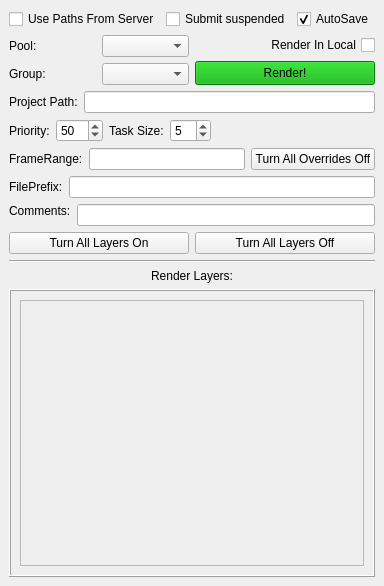
<?xml version="1.0" encoding="UTF-8"?>
<ui version="4.0">
 <class>MainWindow</class>
 <widget class="QMainWindow" name="MainWindow">
  <property name="geometry">
   <rect>
    <x>0</x>
    <y>0</y>
    <width>345</width>
    <height>586</height>
   </rect>
  </property>
  <property name="windowTitle">
   <string>Render Manager</string>
  </property>
  <widget class="QWidget" name="centralwidget">
   <layout class="QVBoxLayout" name="verticalLayout_5">
    <item>
     <layout class="QHBoxLayout" name="horizontalLayout_10">
      <item>
       <widget class="QCheckBox" name="useServerPaths_chb">
        <property name="toolTip">
         <string>&lt;html&gt;&lt;head/&gt;&lt;body&gt;&lt;p&gt;This will change all the paths in the file to point to server, but it will leave scene untouch :)&lt;/p&gt;&lt;/body&gt;&lt;/html&gt;</string>
        </property>
        <property name="text">
         <string>Use Paths From Server</string>
        </property>
       </widget>
      </item>
      <item>
       <widget class="QCheckBox" name="submitSuspended_chb">
        <property name="text">
         <string>Submit suspended</string>
        </property>
       </widget>
      </item>
      <item>
       <widget class="QCheckBox" name="autoSave_chb">
        <property name="text">
         <string>AutoSave</string>
        </property>
        <property name="checked">
         <bool>true</bool>
        </property>
       </widget>
      </item>
     </layout>
    </item>
    <item>
     <layout class="QHBoxLayout" name="horizontalLayout_5">
      <item>
       <layout class="QVBoxLayout" name="verticalLayout">
        <item>
         <layout class="QHBoxLayout" name="horizontalLayout">
          <item>
           <widget class="QLabel" name="label">
            <property name="text">
             <string>Pool:</string>
            </property>
           </widget>
          </item>
          <item>
           <widget class="QComboBox" name="pools_cmb"/>
          </item>
         </layout>
        </item>
        <item>
         <layout class="QHBoxLayout" name="horizontalLayout_2">
          <item>
           <widget class="QLabel" name="label_2">
            <property name="text">
             <string>Group:</string>
            </property>
           </widget>
          </item>
          <item>
           <widget class="QComboBox" name="groups_cmb"/>
          </item>
         </layout>
        </item>
       </layout>
      </item>
      <item>
       <layout class="QVBoxLayout" name="verticalLayout_2">
        <item>
         <widget class="QCheckBox" name="renderLocal_chb">
          <property name="toolTip">
           <string>&lt;html&gt;&lt;head/&gt;&lt;body&gt;&lt;p&gt;Use only this machine in deadline to render&lt;/p&gt;&lt;/body&gt;&lt;/html&gt;</string>
          </property>
          <property name="layoutDirection">
           <enum>Qt::RightToLeft</enum>
          </property>
          <property name="text">
           <string>Render In Local</string>
          </property>
         </widget>
        </item>
        <item>
         <widget class="QPushButton" name="render_btn">
          <property name="sizePolicy">
           <sizepolicy hsizetype="Minimum" vsizetype="Minimum">
            <horstretch>0</horstretch>
            <verstretch>0</verstretch>
           </sizepolicy>
          </property>
          <property name="styleSheet">
           <string notr="true">background-color: rgb(0, 170, 0);</string>
          </property>
          <property name="text">
           <string>Render!</string>
          </property>
         </widget>
        </item>
       </layout>
      </item>
     </layout>
    </item>
    <item>
     <layout class="QHBoxLayout" name="horizontalLayout_9">
      <item>
       <widget class="QLabel" name="label_9">
        <property name="text">
         <string>Project Path:</string>
        </property>
       </widget>
      </item>
      <item>
       <widget class="QLineEdit" name="projectPath_le">
        <property name="text">
         <string/>
        </property>
       </widget>
      </item>
     </layout>
    </item>
    <item>
     <layout class="QHBoxLayout" name="horizontalLayout_3">
      <item>
       <widget class="QLabel" name="label_3">
        <property name="text">
         <string>Priority:</string>
        </property>
       </widget>
      </item>
      <item>
       <widget class="QSpinBox" name="priority_spb">
        <property name="maximum">
         <number>100</number>
        </property>
        <property name="value">
         <number>50</number>
        </property>
       </widget>
      </item>
      <item>
       <widget class="QLabel" name="label_8">
        <property name="text">
         <string>Task Size:</string>
        </property>
       </widget>
      </item>
      <item>
       <widget class="QSpinBox" name="taskSize_spb">
        <property name="minimum">
         <number>1</number>
        </property>
        <property name="maximum">
         <number>50</number>
        </property>
        <property name="value">
         <number>5</number>
        </property>
       </widget>
      </item>
      <item>
       <spacer name="horizontalSpacer">
        <property name="orientation">
         <enum>Qt::Horizontal</enum>
        </property>
        <property name="sizeHint" stdset="0">
         <size>
          <width>40</width>
          <height>20</height>
         </size>
        </property>
       </spacer>
      </item>
     </layout>
    </item>
    <item>
     <layout class="QHBoxLayout" name="horizontalLayout_6">
      <item>
       <widget class="QLabel" name="label_5">
        <property name="text">
         <string>FrameRange:</string>
        </property>
       </widget>
      </item>
      <item>
       <widget class="QLineEdit" name="frameRange_le">
        <property name="toolTip">
         <string>&lt;html&gt;&lt;head/&gt;&lt;body&gt;&lt;p&gt;write the frame range for the entire scene, ex:120-150,163,200-250&lt;/p&gt;&lt;/body&gt;&lt;/html&gt;</string>
        </property>
       </widget>
      </item>
      <item>
       <widget class="QPushButton" name="allOverridesOff_btn">
        <property name="text">
         <string>Turn All Overrides Off</string>
        </property>
       </widget>
      </item>
     </layout>
    </item>
    <item>
     <layout class="QHBoxLayout" name="horizontalLayout_7">
      <item>
       <widget class="QLabel" name="label_6">
        <property name="text">
         <string>FilePrefix:</string>
        </property>
       </widget>
      </item>
      <item>
       <widget class="QLineEdit" name="filePath_le">
        <property name="toolTip">
         <string>&lt;html&gt;&lt;head/&gt;&lt;body&gt;&lt;p&gt;write the frame range for the entire scene, ex:120-150,163,200-250&lt;/p&gt;&lt;/body&gt;&lt;/html&gt;</string>
        </property>
       </widget>
      </item>
     </layout>
    </item>
    <item>
     <layout class="QHBoxLayout" name="horizontalLayout_4">
      <item>
       <widget class="QLabel" name="label_4">
        <property name="maximumSize">
         <size>
          <width>16777215</width>
          <height>100</height>
         </size>
        </property>
        <property name="text">
         <string>Comments:</string>
        </property>
        <property name="alignment">
         <set>Qt::AlignLeading|Qt::AlignLeft|Qt::AlignTop</set>
        </property>
       </widget>
      </item>
      <item>
       <widget class="QLineEdit" name="comments_te">
        <property name="toolTip">
         <string>&lt;html&gt;&lt;head/&gt;&lt;body&gt;&lt;p&gt;write the frame range for the entire scene, ex:120-150,163,200-250&lt;/p&gt;&lt;/body&gt;&lt;/html&gt;</string>
        </property>
       </widget>
      </item>
     </layout>
    </item>
    <item>
     <layout class="QHBoxLayout" name="horizontalLayout_8">
      <item>
       <widget class="QPushButton" name="allLayersOn_btn">
        <property name="text">
         <string>Turn All Layers On</string>
        </property>
       </widget>
      </item>
      <item>
       <widget class="QPushButton" name="allLayersOff_btn">
        <property name="text">
         <string>Turn All Layers Off</string>
        </property>
       </widget>
      </item>
     </layout>
    </item>
    <item>
     <widget class="Line" name="line">
      <property name="orientation">
       <enum>Qt::Horizontal</enum>
      </property>
     </widget>
    </item>
    <item>
     <widget class="QLabel" name="label_7">
      <property name="maximumSize">
       <size>
        <width>16777215</width>
        <height>100</height>
       </size>
      </property>
      <property name="text">
       <string>Render Layers:</string>
      </property>
      <property name="alignment">
       <set>Qt::AlignCenter</set>
      </property>
     </widget>
    </item>
    <item>
     <widget class="QFrame" name="frame">
      <property name="frameShape">
       <enum>QFrame::Box</enum>
      </property>
      <property name="frameShadow">
       <enum>QFrame::Raised</enum>
      </property>
      <layout class="QVBoxLayout" name="verticalLayout_3">
       <item>
        <widget class="QScrollArea" name="scrollArea">
         <property name="widgetResizable">
          <bool>true</bool>
         </property>
         <widget class="QWidget" name="scrollAreaWidgetContents">
          <property name="geometry">
           <rect>
            <x>0</x>
            <y>0</y>
            <width>305</width>
            <height>259</height>
           </rect>
          </property>
          <layout class="QVBoxLayout" name="verticalLayout_4">
           <item>
            <layout class="QVBoxLayout" name="renderLayers_lay"/>
           </item>
          </layout>
         </widget>
        </widget>
       </item>
      </layout>
     </widget>
    </item>
   </layout>
  </widget>
 </widget>
 <resources/>
 <connections/>
</ui>
